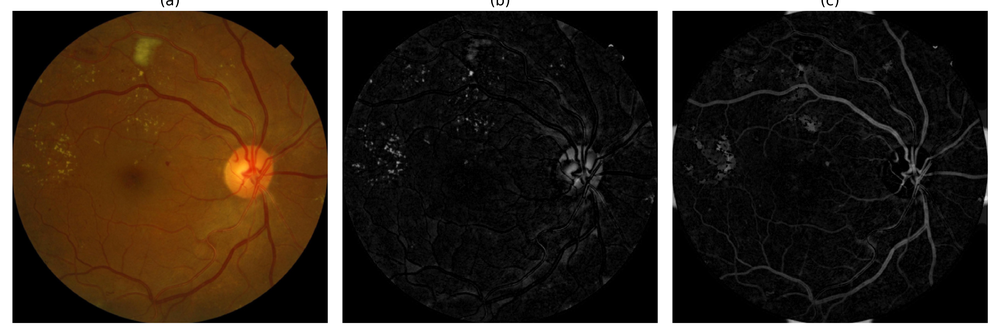
#> input picture 7.png, 1000 x 333 px, shrunk from 4500 x 1500 before the run, found by its file name
$ python 1-sharp-image.py
#> lines starting #> are read from the running program, lines starting #| are printed output that depends on the picture
import cv2
import numpy as np
import matplotlib.pyplot as plt

# Load the image
# Assuming the image file is named '4.jpg' and is in the same directory as your script
image_path = 'test_before_train/7.png'
image = cv2.imread(image_path)
#> image is the input picture: shape (333, 1000, 3); mean B, G, R 36.6, 47, 58

if image is None:
    print(f"Error: Could not load image from {image_path}")
else:
    # Convert the image from BGR to RGB for consistent display with matplotlib
    image_rgb = cv2.cvtColor(image, cv2.COLOR_BGR2RGB)

    # Define a sharpening kernel
    # This is a common kernel that enhances edges
    sharpening_kernel = np.array([[-1, -1, -1],
                                  [-1,  10, -1],
                                  [-1, -1, -1]])

    # Apply the sharpening kernel to the image
    sharpened_image = cv2.filter2D(image, -1, sharpening_kernel)
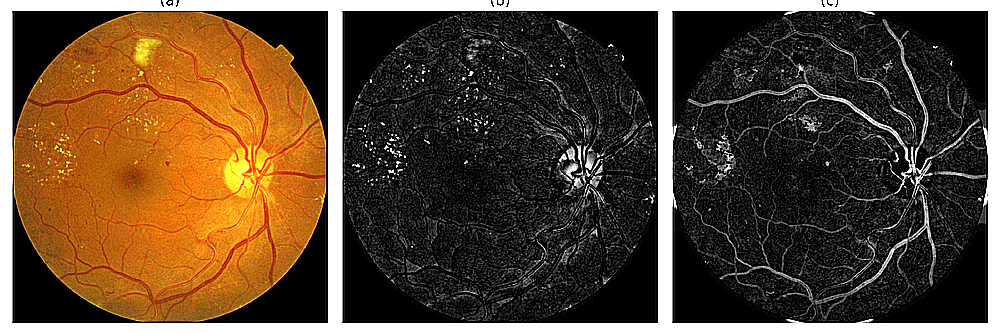
#> sharpened_image: shape (333, 1000, 3); mean B, G, R 48.8, 69.3, 90

    # Convert the sharpened image to RGB for consistent display
    sharpened_image_rgb = cv2.cvtColor(sharpened_image, cv2.COLOR_BGR2RGB)

    # Display the original and sharpened images
    plt.figure(figsize=(12, 6))

    plt.subplot(1, 2, 1)
    plt.imshow(image_rgb)
    plt.title('Original Image')
    plt.axis('off')

    plt.subplot(1, 2, 2)
    plt.imshow(sharpened_image_rgb)
    plt.title('Sharpened Image')
    plt.axis('off')

    plt.show()
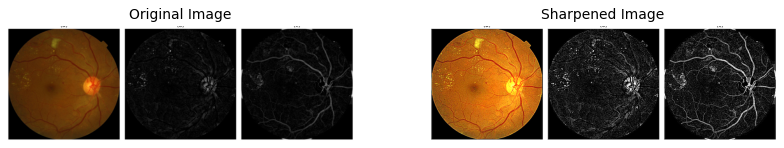
#> figure drawn by matplotlib, 2 panels

    # Optionally, save the sharpened image
    cv2.imwrite('sharpened_retina2.jpg', sharpened_image)
    print("Sharpened image saved as 'sharpened_retina.jpg'")

$ run again, with 11.PNG copied over 7.png
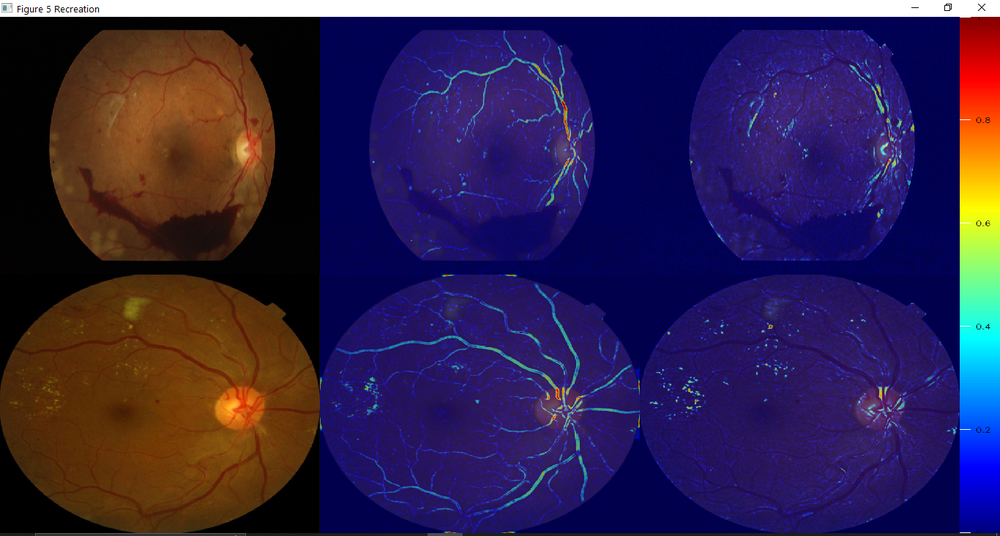
#> input picture 11.PNG, 1000 x 536 px, shrunk from 1366 x 732 before the run, found by its file name
#> image is the input picture: shape (536, 1000, 3); mean B, G, R 76.6, 35.6, 50.9
#> `sharpened_image = cv2.filter2D(image, -1, sharpening_kernel)`:
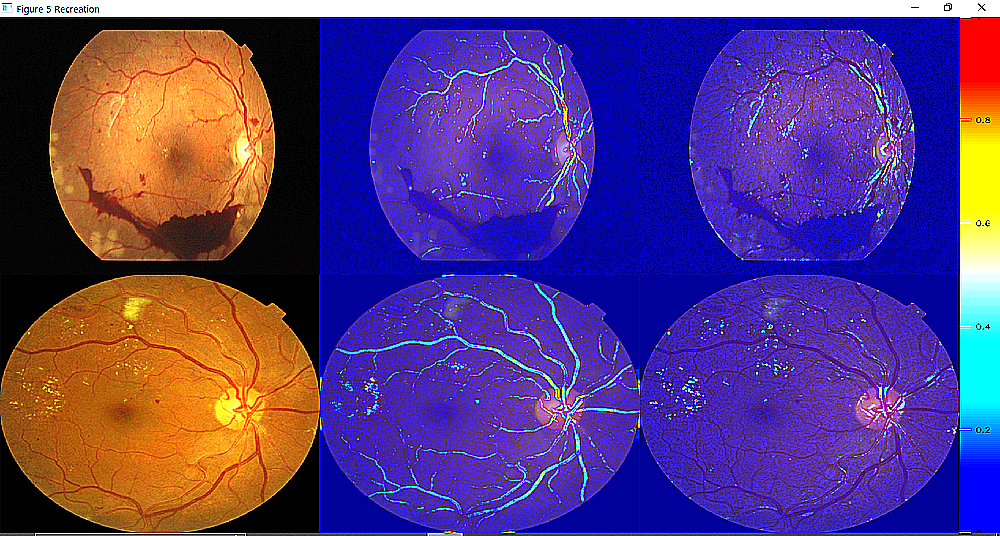
#> sharpened_image: shape (536, 1000, 3); mean B, G, R 126, 59.4, 89.3
#> `plt.show()`:
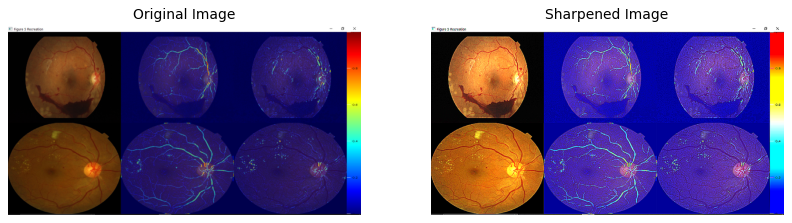
#> figure drawn by matplotlib, 2 panels

$ run again, with 12.PNG copied over 7.png
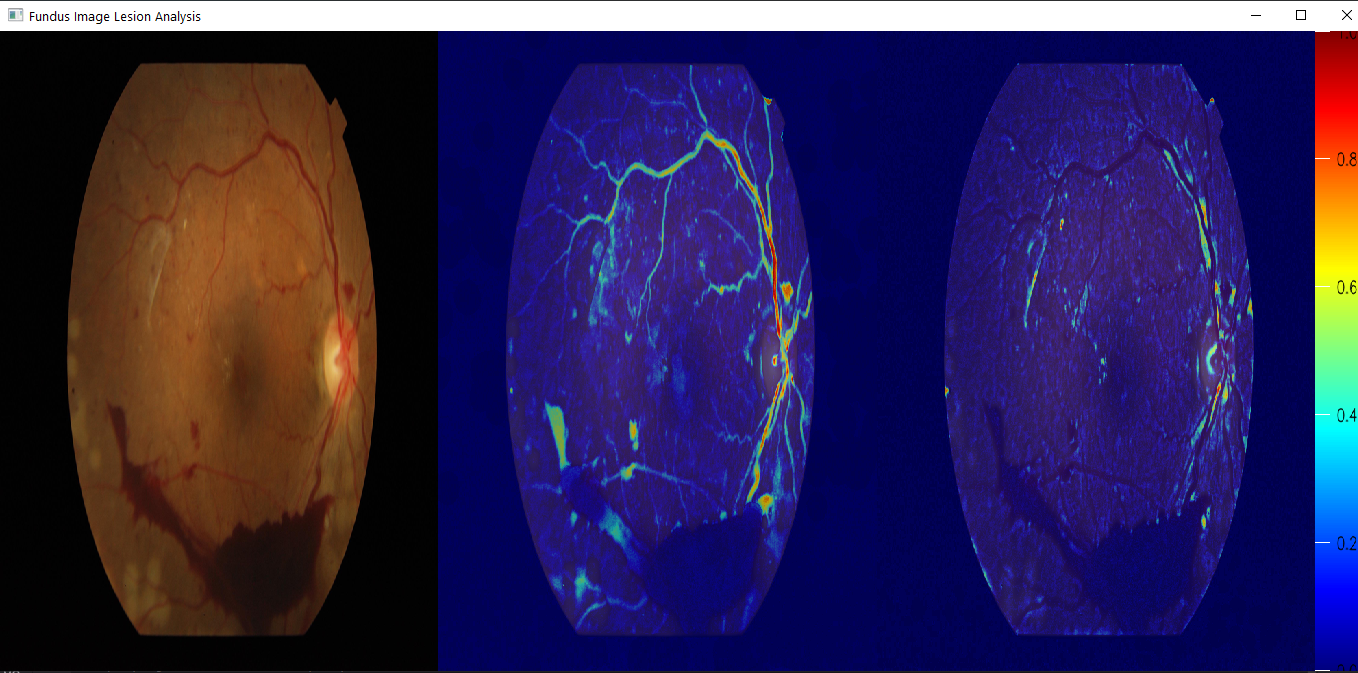
#> input picture 12.PNG, 1358 x 673 px, found by its file name
#> image is the input picture: shape (673, 1358, 3); mean B, G, R 82.8, 35.5, 47
#> `sharpened_image = cv2.filter2D(image, -1, sharpening_kernel)`:
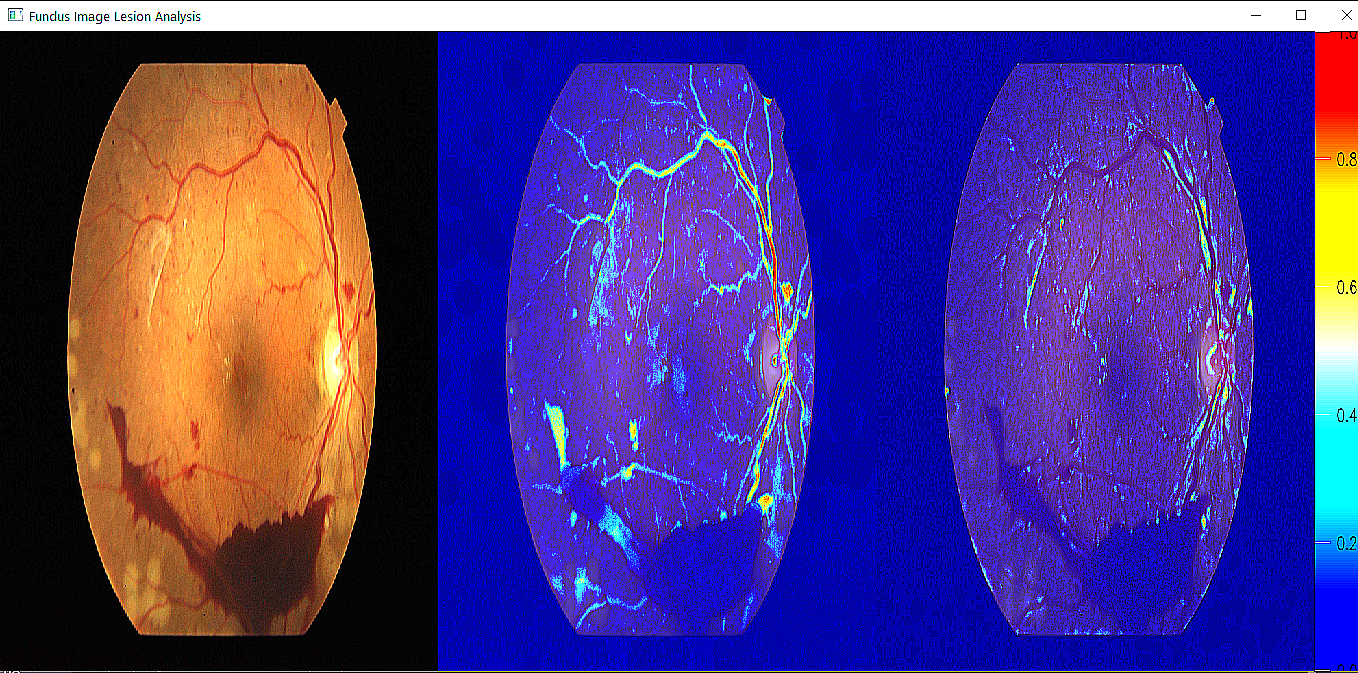
#> sharpened_image: shape (673, 1358, 3); mean B, G, R 134, 55.9, 78.2
#> `plt.show()`:
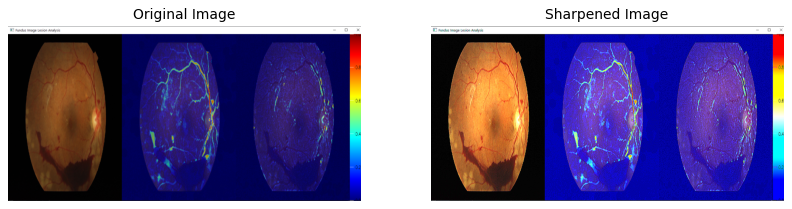
#> figure drawn by matplotlib, 2 panels
